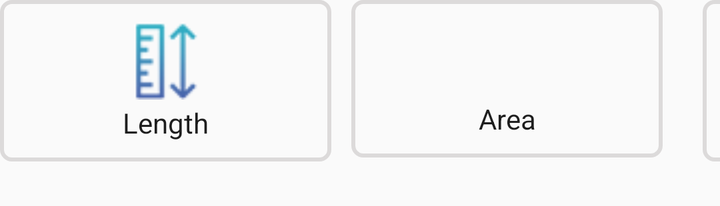
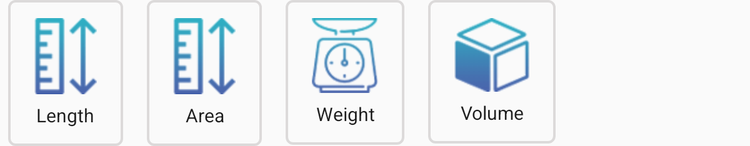

Two renders of one Android screen. The first uses the default layout on a phone; the second uses the alternative layout the repository ships for a different screen configuration, on a matching device. The two XML files are below.
<!-- AndroidManifest.xml: application theme AppTheme -->
<!-- res/layout/basiclayout.xml -->
<?xml version="1.0" encoding="utf-8"?>
<LinearLayout xmlns:android="http://schemas.android.com/apk/res/android"
    android:orientation="horizontal" android:layout_width="wrap_content"
    android:layout_height="16mm"
    android:layout_marginBottom="10dp"

    android:weightSum="4">
    <RelativeLayout
        android:layout_weight="1"
        android:id="@+id/length"
        android:onClick="onClickListenor"
        android:background="@drawable/roundedbox"
        android:layout_width="wrap_content"
        android:layout_height="wrap_content"
        android:clickable="true">
        <LinearLayout
            android:layout_centerInParent="true"

            android:weightSum="4"
            android:orientation="vertical"
            android:layout_width="match_parent"
            android:layout_height="wrap_content">
            <ImageView
                android:layout_marginTop="8dp"
                android:layout_marginBottom="2dp"
                android:layout_weight="2"
                android:layout_gravity="center_horizontal"
                android:layout_width="40dp"
                android:layout_height="40dp"
                android:src="@drawable/length"/>
            <TextView
                android:layout_marginBottom="8dp"
                android:layout_weight="2"
                android:textAlignment="center"
                android:textColor="#1e1e1e"
                android:layout_gravity="center_horizontal"
                android:layout_width="wrap_content"
                android:layout_height="wrap_content"
                android:text="Length"/>
        </LinearLayout>

    </RelativeLayout>
    <RelativeLayout
        android:layout_weight="1"
        android:id="@+id/area"
        android:onClick="onClickListenor"
        android:layout_marginLeft="10dp"
        android:background="@drawable/roundedbox"
        android:layout_width="wrap_content"
        android:layout_height="wrap_content"
        >
        <LinearLayout
            android:layout_centerInParent="true"
            android:weightSum="4"
            android:orientation="vertical"
            android:layout_width="match_parent"
            android:layout_height="wrap_content">
            <ImageView
                android:layout_marginTop="8dp"
                android:layout_marginBottom="2dp"
                android:layout_weight="2"
                android:layout_gravity="center_horizontal"
                android:layout_width="38dp"
                android:layout_height="38dp"
                android:src="@drawable/area"/>
            <TextView
                android:layout_marginBottom="8dp"
                android:layout_weight="2"
                android:textAlignment="center"
                android:textColor="#1e1e1e"
                android:layout_gravity="center_horizontal"
                android:layout_width="wrap_content"
                android:layout_height="wrap_content"
                android:text="Area"/>
        </LinearLayout>
    </RelativeLayout>
    <RelativeLayout
        android:layout_marginLeft="10dp"
        android:layout_weight="1"
        android:id="@+id/weight"
        android:onClick="onClickListenor"
        android:background="@drawable/roundedbox"
        android:layout_width="match_parent"
        android:layout_height="wrap_content"
        >
        <LinearLayout
            android:weightSum="4"
            android:layout_centerInParent="true"
            android:orientation="vertical"
            android:layout_width="wrap_content"
            android:layout_height="wrap_content">
            <ImageView
                android:layout_marginTop="8dp"
                android:layout_marginBottom="2dp"
                android:layout_weight="2"
                android:layout_gravity="center_horizontal"
                android:layout_width="40dp"
                android:layout_height="40dp"
                android:src="@drawable/weight"/>
            <TextView
                android:layout_marginBottom="8dp"
                android:layout_weight="2"
                android:textAlignment="center"
                android:textColor="#1e1e1e"
                android:layout_gravity="center_horizontal"
                android:layout_width="wrap_content"
                android:layout_height="wrap_content"
                android:text="Weight"/>
        </LinearLayout>
    </RelativeLayout>
    <RelativeLayout
        android:layout_weight="1"
        android:id="@+id/volume"
        android:onClick="onClickListenor"
        android:layout_marginLeft="10dp"
        android:background="@drawable/roundedbox"
        android:layout_width="wrap_content"
        android:layout_height="wrap_content"
        >
        <LinearLayout
            android:layout_centerInParent="true"
            android:weightSum="4"
            android:orientation="vertical"
            android:layout_width="match_parent"
            android:layout_height="wrap_content">
            <ImageView
                android:layout_marginTop="8dp"
                android:layout_marginBottom="2dp"
                android:layout_weight="2"
                android:layout_gravity="center_horizontal"
                android:layout_width="40dp"
                android:layout_height="40dp"
                android:src="@drawable/volume"/>
            <TextView
                android:layout_marginBottom="8dp"
                android:layout_weight="2"
                android:textAlignment="center"
                android:textColor="#1e1e1e"
                android:layout_gravity="center_horizontal"
                android:layout_width="wrap_content"
                android:layout_height="wrap_content"
                android:text="Volume"/>
        </LinearLayout>
    </RelativeLayout>
</LinearLayout>
<!-- resources referenced by this layout -->
<resources>
  <!-- drawable length: png bitmap (drawable, 2721 bytes) -->
  <!-- drawable roundedbox (drawable) -->
  <?xml version="1.0" encoding="utf-8"?>
  <shape xmlns:android="http://schemas.android.com/apk/res/android" android:id="@+id/listview_background_shape">
      <stroke android:width="2dp" android:color="#dcdada" />
      <padding android:left="2dp"
          android:top="2dp"
          android:right="2dp"
          android:bottom="2dp" />
      <corners android:radius="5dp" />
  
  </shape>
  <!-- drawable volume: png bitmap (drawable, 2721 bytes) -->
  <!-- drawable weight: png bitmap (drawable, 2789 bytes) -->
  <style name="AppTheme" parent="Theme.AppCompat.Light.DarkActionBar">
          
          <item name="colorPrimary">@color/colorPrimary</item>
          <item name="colorPrimaryDark">@color/colorPrimaryDark</item>
          <item name="colorAccent">@color/colorAccent</item>
      </style>
  <color name="colorPrimary">#3994bb</color>
  <color name="colorPrimaryDark">#303F9F</color>
  <color name="colorAccent">#3994bb</color>
</resources>
<!-- res/layout-sw600dp/basiclayout.xml (the repository's variant of the layout above) -->
<!-- drawn on a 7-inch tablet held upright -->
<?xml version="1.0" encoding="utf-8"?>
<LinearLayout xmlns:android="http://schemas.android.com/apk/res/android"
    android:orientation="horizontal"

    android:layout_width="wrap_content"
    android:layout_height="wrap_content">
    <RelativeLayout
        android:layout_marginLeft="1mm"
        android:background="@drawable/roundedbox"
        android:layout_width="wrap_content"
        android:layout_height="wrap_content"
        >
        <LinearLayout
            android:layout_marginLeft="3mm"
            android:layout_marginTop="2mm"
            android:layout_marginBottom="2mm"
            android:layout_marginRight="3mm"
            android:orientation="vertical"
            android:layout_width="wrap_content"
            android:layout_height="wrap_content">
            <ImageView
                android:layout_gravity="center_horizontal"
                android:layout_width="wrap_content"
                android:layout_height="wrap_content"
                android:src="@drawable/length"/>
            <TextView
                android:layout_marginTop="1mm"
                android:textColor="#1e1e1e"
                android:layout_gravity="center_horizontal"
                android:textAlignment="center"
                android:layout_width="wrap_content"
                android:layout_height="wrap_content"
                android:textSize="15dp"
                android:text="Length"/>
        </LinearLayout>
    </RelativeLayout>
    <RelativeLayout
        android:layout_marginLeft="3mm"
        android:background="@drawable/roundedbox"
        android:layout_width="wrap_content"
        android:layout_height="wrap_content"
        >
        <LinearLayout
            android:layout_marginLeft="3mm"
            android:layout_marginTop="2mm"
            android:layout_marginBottom="2mm"
            android:layout_marginRight="3mm"
            android:orientation="vertical"
            android:layout_width="wrap_content"
            android:layout_height="wrap_content">
            <ImageView
                android:layout_gravity="center_horizontal"
                android:layout_width="wrap_content"
                android:layout_height="wrap_content"
                android:src="@drawable/length"/>
            <TextView
                android:layout_marginTop="1mm"
                android:textColor="#1e1e1e"
                android:layout_gravity="center_horizontal"
                android:textAlignment="center"
                android:layout_width="wrap_content"
                android:layout_height="wrap_content"
                android:textSize="15dp"
                android:text="Area"/>
        </LinearLayout>
    </RelativeLayout>
    <RelativeLayout
        android:layout_marginLeft="3mm"
        android:background="@drawable/roundedbox"
        android:layout_width="wrap_content"
        android:layout_height="wrap_content"
        >
        <LinearLayout
            android:layout_marginLeft="3mm"
            android:layout_marginTop="2mm"
            android:layout_marginBottom="2mm"
            android:layout_marginRight="3mm"
            android:orientation="vertical"
            android:layout_width="wrap_content"
            android:layout_height="wrap_content">
            <ImageView
                android:layout_gravity="center_horizontal"
                android:layout_width="wrap_content"
                android:layout_height="wrap_content"
                android:src="@drawable/weight"/>
            <TextView
                android:layout_marginTop="1mm"
                android:textColor="#1e1e1e"
                android:layout_gravity="center_horizontal"
                android:textAlignment="center"
                android:layout_width="wrap_content"
                android:layout_height="wrap_content"
                android:textSize="15dp"
                android:text="Weight"/>
        </LinearLayout>
    </RelativeLayout>
    <RelativeLayout
        android:layout_marginLeft="3mm"
        android:background="@drawable/roundedbox"
        android:layout_width="wrap_content"
        android:layout_height="wrap_content"
        >
        <LinearLayout
            android:layout_marginLeft="3mm"
            android:layout_marginTop="2mm"
            android:layout_marginBottom="2mm"
            android:layout_marginRight="3mm"
            android:orientation="vertical"
            android:layout_width="wrap_content"
            android:layout_height="wrap_content">
            <ImageView
                android:layout_gravity="center_horizontal"
                android:layout_width="wrap_content"
                android:layout_height="wrap_content"
                android:src="@drawable/volume"/>
            <TextView
                android:layout_marginTop="1mm"
                android:textColor="#1e1e1e"
                android:layout_gravity="center_horizontal"
                android:textAlignment="center"
                android:layout_width="wrap_content"
                android:layout_height="wrap_content"
                android:textSize="15dp"
                android:text="Volume"/>
        </LinearLayout>
    </RelativeLayout>
</LinearLayout>
